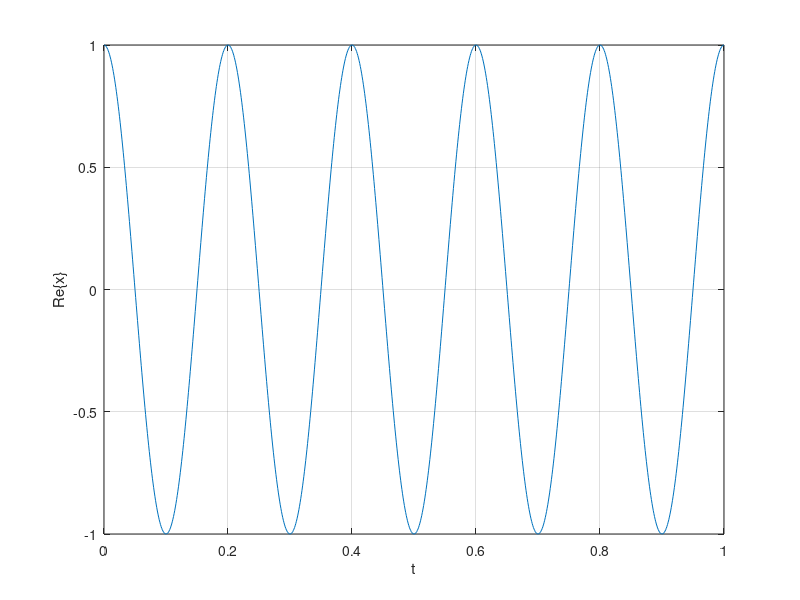
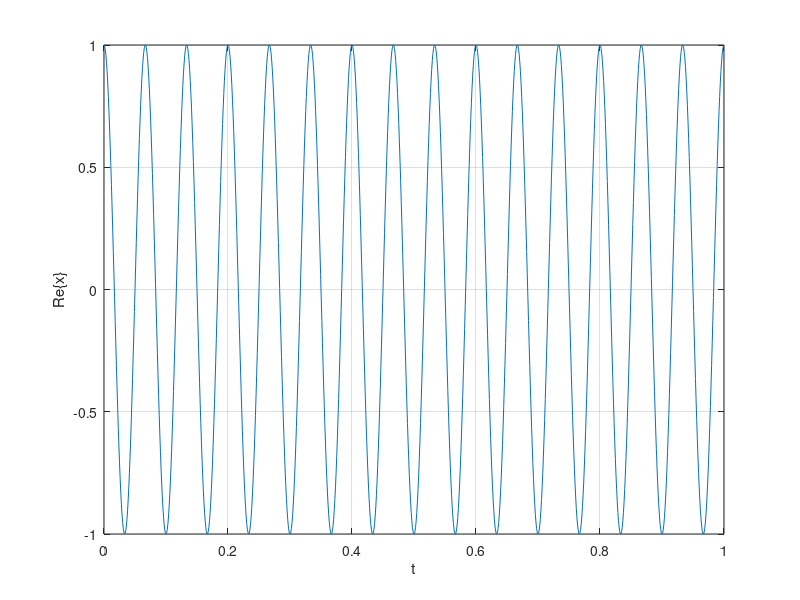
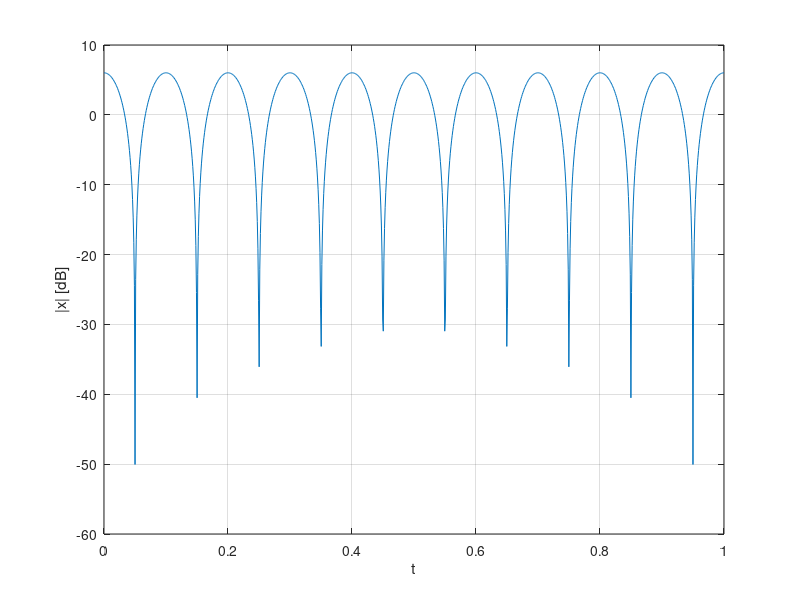

MATLAB code for these plots, in order:
clear; clc; close all;
N = 1000; t = linspace(0,1,N);            % بردار زمان
f0 = 5;  % Hz
f1 = 15;  % Hz
x1 = exp(1j*2*pi*f0*t);                    % e^{j2πf0 t}
x2 = exp(1j*2*pi*f1*t);                    % e^{j2πf0 t}
x_sum=x1+x2;
mag = abs(x_sum); phase = angle(x_sum);




figure; plot(t, real(x1)); grid on; xlabel('t'); ylabel('Re\{x\}');
figure; plot(t, real(x2)); grid on; xlabel('t'); ylabel('Re\{x\}');
%figure; plot(t, imag(x)); grid on; xlabel('t'); ylabel('Im\{x\}');
figure; plot(t, 20*log10(mag+eps)); grid on; xlabel('t'); ylabel('|x| [dB]');
